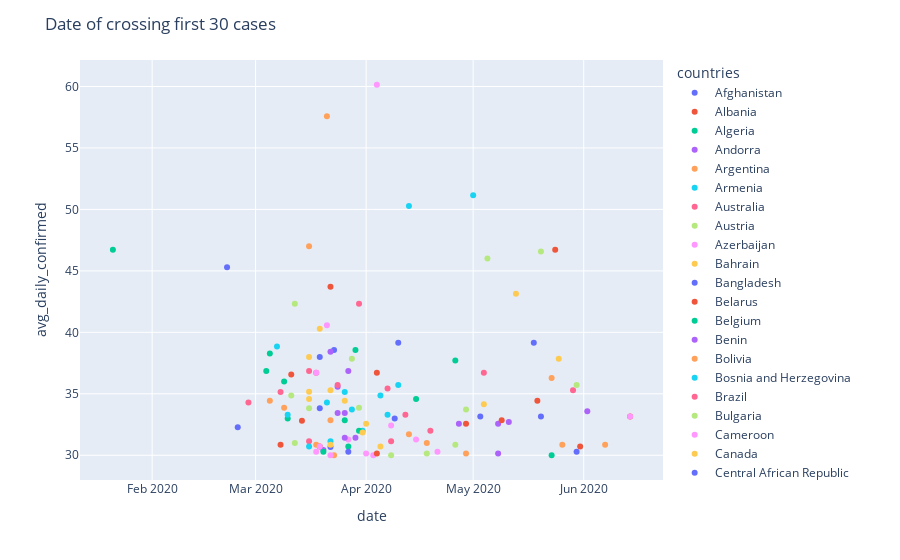

Source (notebook cell):
### Code cell
date_df=df[df.days_to_first_30_cases==0]

fig=px.scatter(date_df,x='date',y='avg_daily_confirmed',
           hover_name='countries',color='countries')

fig.update_layout({
   'title' :'Date of crossing first 30 cases '
    
    
})
